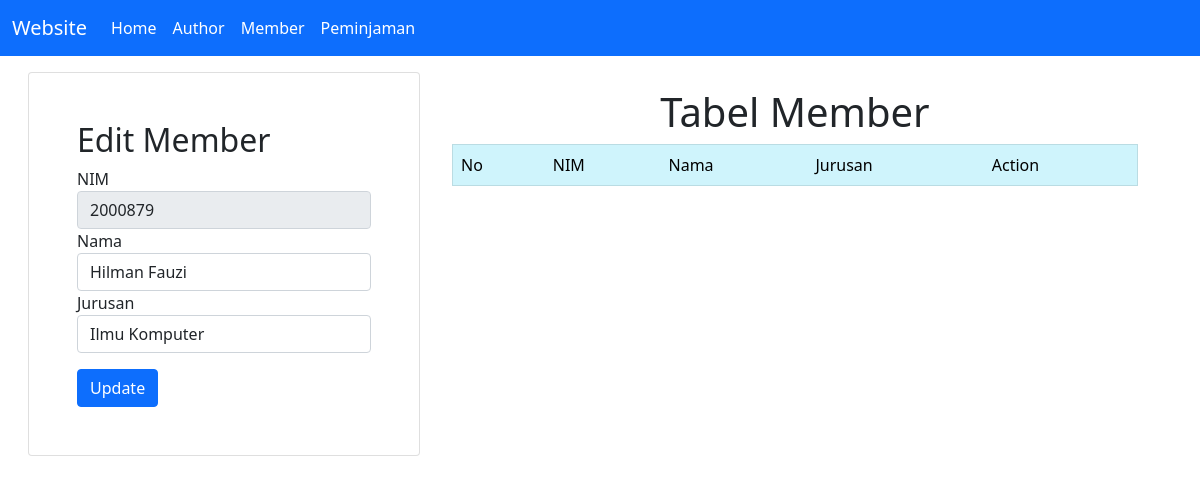
Page /member.php?id_edit=2000879 on the committed database.
### tables this page shows
CREATE TABLE `member` (
  `nim` varchar(50) NOT NULL,
  `nama` varchar(100) NOT NULL,
  `jurusan` varchar(100) NOT NULL
);

### conf.php (called while the page is built)
<?php
$db_host = "localhost";
$db_user = "root";
$db_pass = "";
$db_name = "db_dpbolp11";
?>

### includes/DB.class.php (called while the page is built, shortened)
<?php
class DB
{
    var $db_host = "";
    var $db_user = "";
    var $db_pass = "";
    var $db_name = "";
    var $db_link = "";
    var $result = 0;
    function __construct($db_host = '', $db_user = '', $db_pass = '', $db_name = '')
    {
        $this->db_host = $db_host;
        $this->db_user = $db_user;
        $this->db_pass = $db_pass;
        $this->db_name = $db_name;
    }
    function open()
    {
        $this->db_link = mysqli_connect($this->db_host, $this->db_user, $this->db_pass, $this->db_name);
    }
    function execute($query = "")
    {
        $this->result = mysqli_query($this->db_link, $query);
        return $this->result;
    }
    function getResult()
    {
        return mysqli_fetch_array($this->result);
    }
}
?>

### includes/Member.class.php (called while the page is built, shortened)
<?php
class Member extends DB
{
    function getMemberDetail($nim){
        $query = "SELECT * FROM member WHERE nim = '$nim'";
        return $this->execute($query);
    }
}
?>

### member.php (the view, shortened to what this page needs)
<?php
include("conf.php");
include("includes/DB.class.php");
include("includes/Member.class.php");
$member = new Member($db_host, $db_user, $db_pass, $db_name);
$member->open();
$member->getMember();
$data_form = null;
if (!empty($_GET['id_edit'])) {
    $member->getMemberDetail($_GET['id_edit']);
    list($nim, $nama, $jurusan) = $member->getResult();
    $data_form .= "
        <div class='form-row'>
            <div class='form-group col'>
                <label for='nim'>NIM</label>
                <input type='text' class='form-control' name='nim' value='". $nim ."' readonly/>
            </div>
        </div>
        <div class='form-row'>
        <div class='form-group col'>
            <label for='nama'>Nama</label>
            <input type='text' class='form-control' name='nama' value='". $nama ."' required />
        </div>
        </div>
        <div class='form-row'>
        <div class='form-group col'>
            <label for='jurusan'>Jurusan</label>
            <input type='text' class='form-control' name='jurusan' value='". $jurusan ."' required></input>
        </div>
        </div>
        <button type='submit' name='update' class='btn btn-primary mt-3'>Update</button>
    ";
}

### rows in the picture
member: nim "2000879", nama "Hilman Fauzi", jurusan "Ilmu Komputer"

### other values in the picture
$this->content "Website Home Author Member Peminjaman Edit Member Tabel Member No NIM Nama Jurusan Action"
